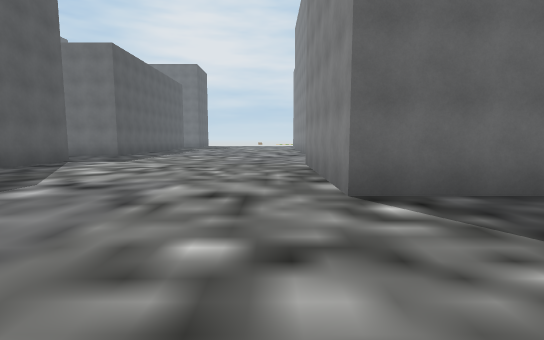
[1] (above)

24 first-person views from a walk through a Unity game level. The camera is 1.5 m above the floor, tilts 6° down and sees 85° across. The floor is counted in squares, 2 m on a side. Each view is taken from the middle of a square. On the plan, view 1 faces up. The plan holds only what a view shows up to about 10 squares ahead; the rest is blank. The place goes on beyond the plan. The player character is not drawn. Some surface patterns are stand-ins.

[2]
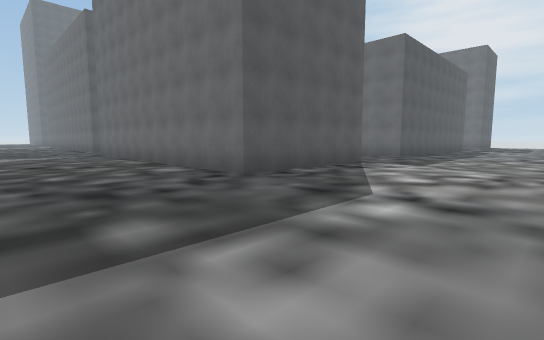

[3]
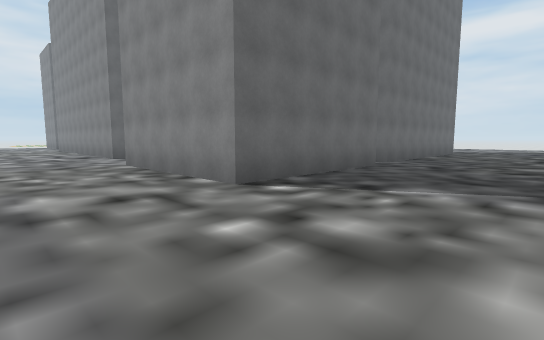

[4]
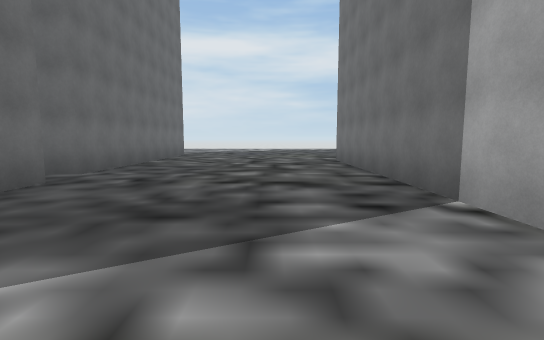

[5]
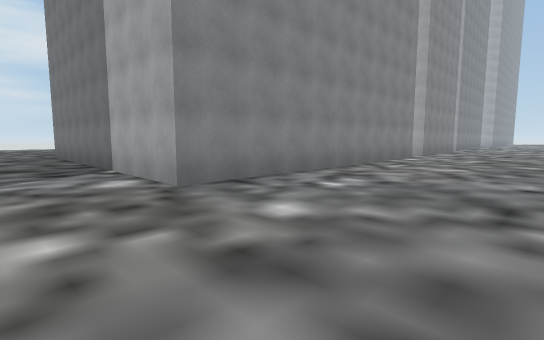

[6]
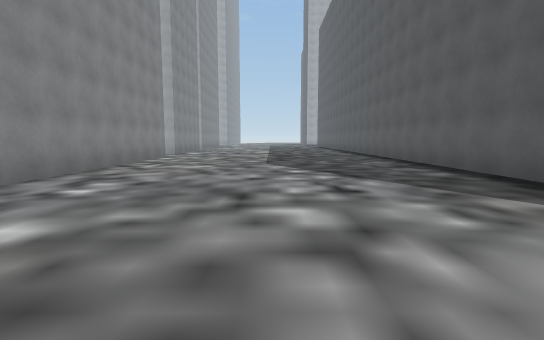

[7]
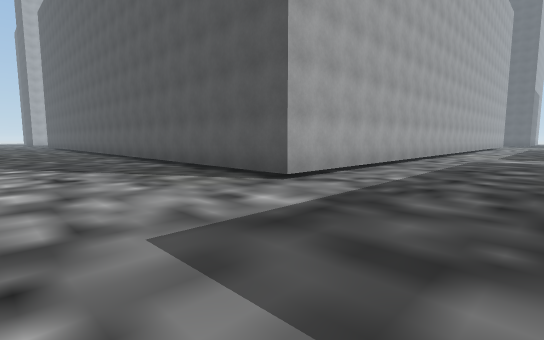

[8]
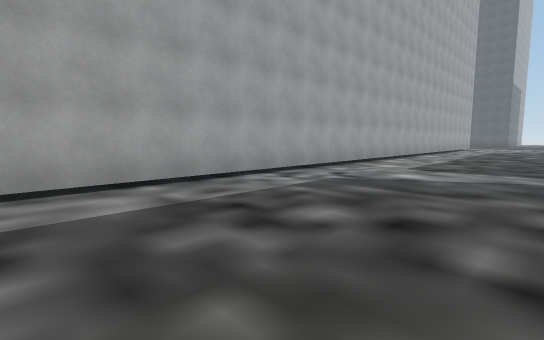

[9]
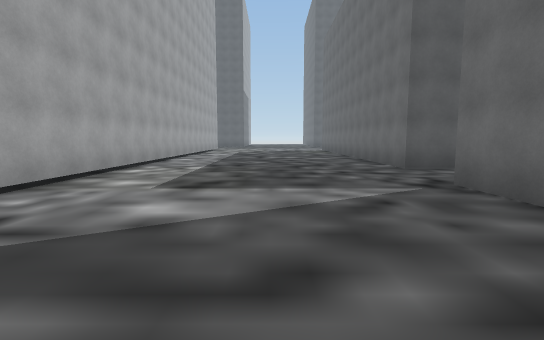

[10]
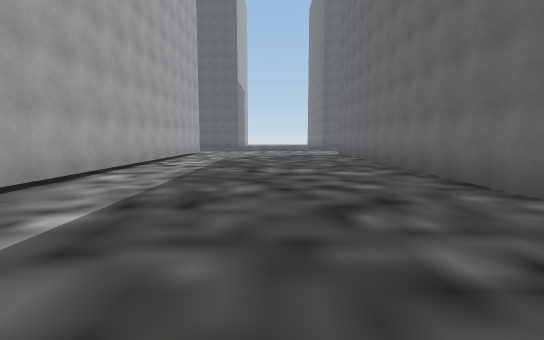

[11]
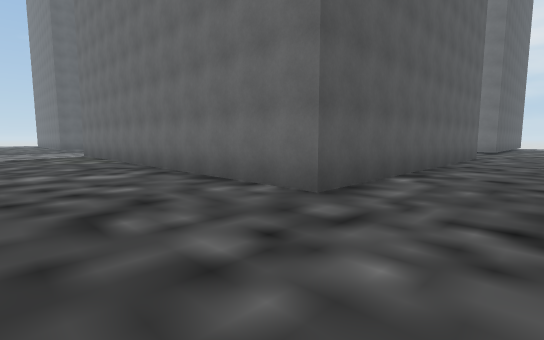

[12]
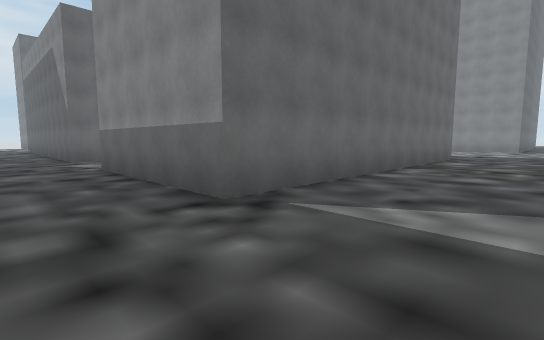

[13]
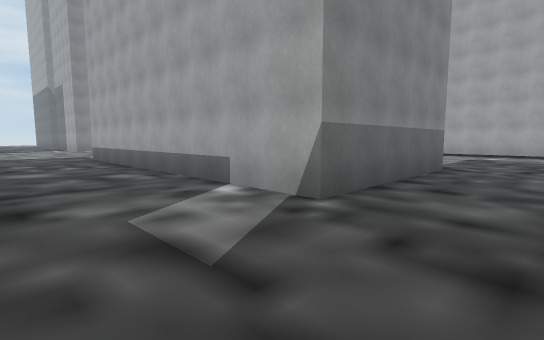

[14]
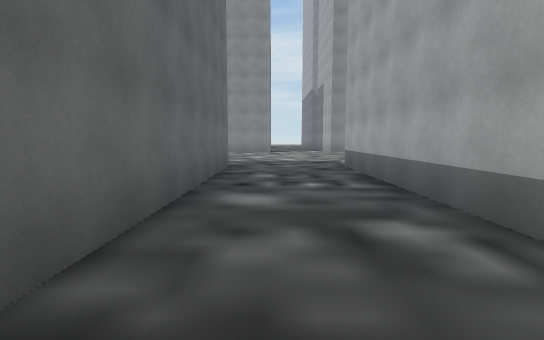

[15]
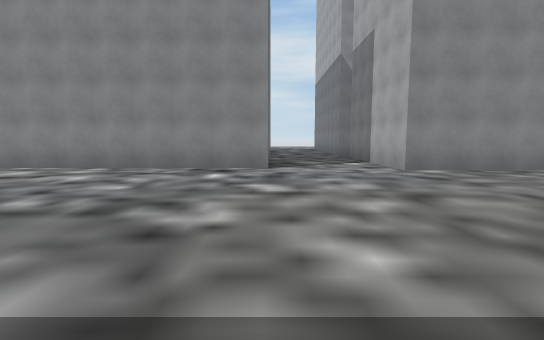

[16]
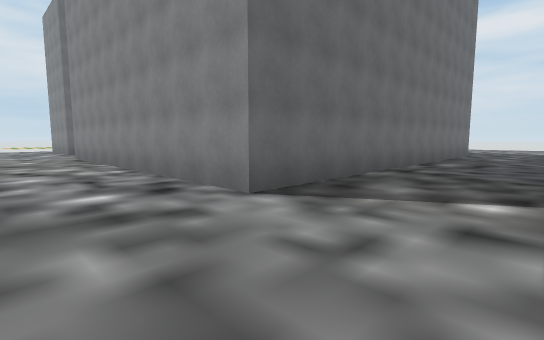

[17]
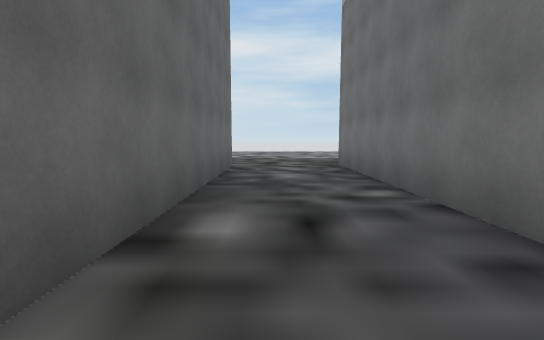

[18]
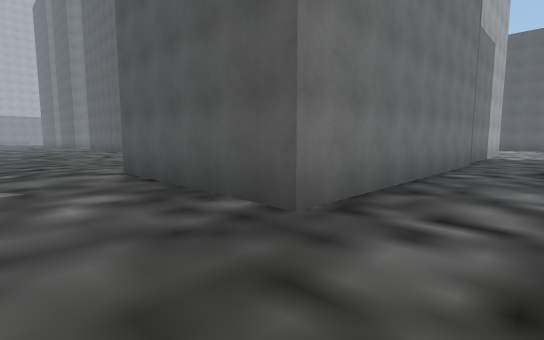

[19]
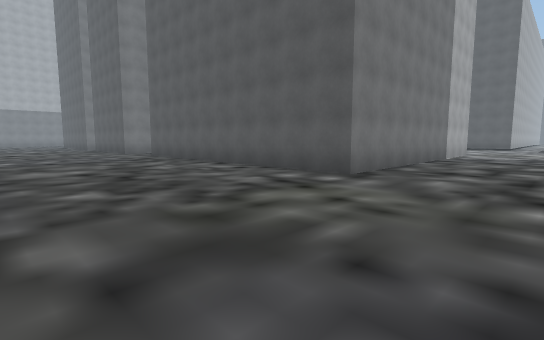

[20]
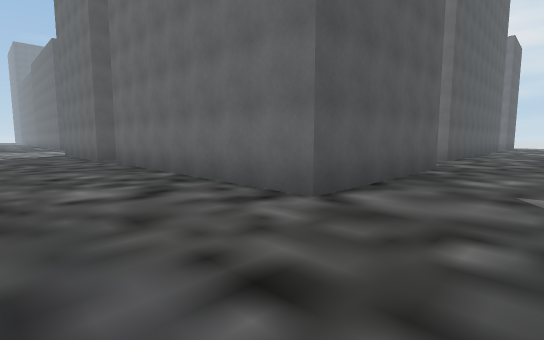

[21]
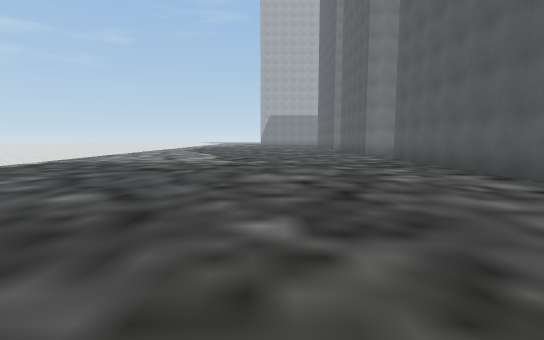

[22]
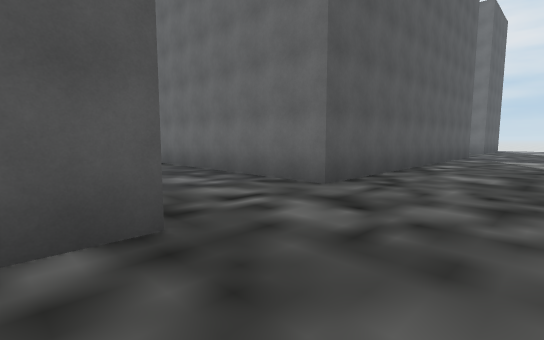

[23]
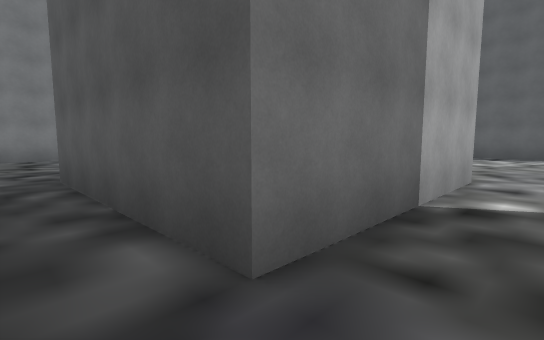

[24]
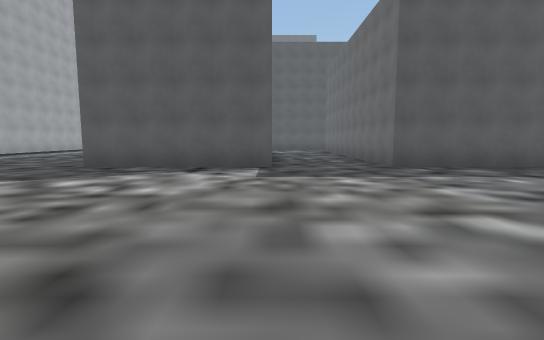

### Floor plan
Points are (right, up) in squares from view 1. A wall is a line through its corners. A room is listed if a view was taken in it or the views show most of it. See-through windows are left out.
Room 1 (views 1, 2, 3, 4, 5, 6, 7, 8, 9, 10, 11, 12, 13, 14, 15, 16, 17, 18, 19, 20, 21, 22, 23, 24)
walls: (1, 3.8) (1, 8.9) (6, 8.9) (6, 3.8) (1, 3.8); (-6.8, 5) (-16.9, 5) (-16.9, 10) (-6.8, 10) (-6.8, 5); (7.1, 9) (14.7, 9) (14.7, 4.1) (7.2, 4.1) (7.2, 4.9); (1.4, -10.1) (1.4, -2.3) (11.4, -2.3) (11.4, -11.1); (-6.8, 16.5) (-6.8, 13.2) (-13.8, 13.2); (-16, 13.2) (-16.9, 13.2) (-16.9, 14.1); (-19.4, 13.8) (-19.4, 5.4) (-27.5, 5.4); (14.2, 16.5) (14.2, 12.1) (1.7, 12.1) (1.7, 16.5); (-27.1, -1.6) (-7.1, -1.6) (-7.1, -10)
ways out: opening at (-18.5, 14.5)

Where each view was taken, in squares from view 1:
view 1: 0 up, 0 right, facing up
view 2: 1 up, 2 left, facing up-left
view 3: 0 up, 2 left, facing up-right
view 4: 0 up, 1 right, facing right
view 5: 0 up, 3 left, facing down-right
view 6: 0 up, 3 left, facing down
view 7: 2 up, 3 left, facing down-left
view 8: 3 up, 9 left, facing down-left
view 9: 2 up, 12 left, facing left
view 10: 2 up, 17 left, facing left
view 11: 2 up, 17 left, facing up-left
view 12: 2 up, 19 left, facing up-right
view 13: 13 up, 19 left, facing down-right
view 14: 12 up, 15 left, facing right
view 15: 12 up, 6 left, facing right
view 16: 9 up, 1 left, facing up-right
view 17: 11 up, 6 right, facing right
view 18: 11 up, 17 right, facing down-left
view 19: 1 up, 17 right, facing down-left
view 20: 1 up, 17 right, facing up-left
view 21: 1 down, 16 right, facing down
view 22: 8 up, 17 right, facing up-left
view 23: 10 up, 7 right, facing down-left
view 24: 10 up, 1 right, facing left
